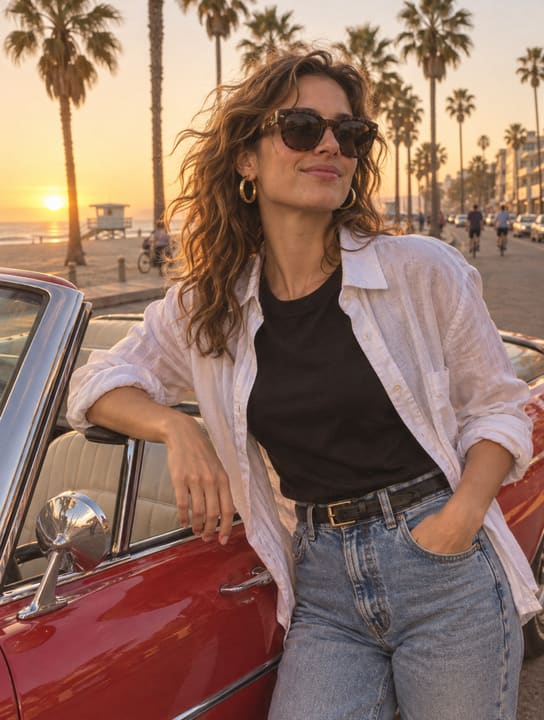
#> input picture app/samples/boulevard.jpg, 544 x 720 px; its folder holds only this picture in this run
$ python -i make_sample.py   (imports and definitions only)
#> lines starting #> are read from the running program, lines starting #| are printed output that depends on the picture
#> further down, picture is the input picture: PIL image 544x720 RGB; mean R, G, B 145.9, 114.4, 100.7
#!/usr/bin/env python3
"""Generate three original, richly detailed Vice Panels scenes."""
from math import cos, sin, pi
from pathlib import Path
from random import Random
import numpy as np
from PIL import Image, ImageDraw, ImageFilter

ROOT = Path(__file__).resolve().parents[1] / 'app' / 'samples'
W, H = 2400, 1800
rng = Random(26)

# [185 lines left out: functions noise_field, base_sky, draw_sun, skyline, palm, water and 4 more, not called in this run]

def finish_print(scene):
    """Apply a reproducible photographic print treatment."""
    from PIL import ImageChops, ImageEnhance
    global rng
    rng = Random(2606)
    arr=np.asarray(scene.convert('RGB'),dtype=np.float32)
    h,w=arr.shape[:2]; yy,xx=np.mgrid[0:h,0:w]
#> after `h, w = arr.shape[:2]`: h = 720; w = 544
    lum=arr[:,:,0]*.2126+arr[:,:,1]*.7152+arr[:,:,2]*.0722
    shadows=np.clip((150-lum)/150,0,1); highlights=np.clip((lum-95)/160,0,1)
#> after `shadows = np.clip((150 - lum) / 150, 0, 1)`:
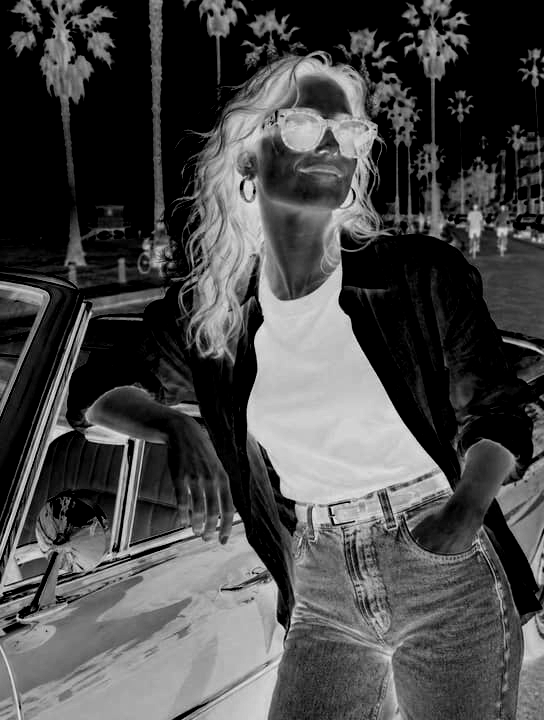
#> shadows: shape (720, 544) float32; min 0, max 0.956, mean 0.289
#> after `highlights = np.clip((lum - 95) / 160, 0, 1)`:
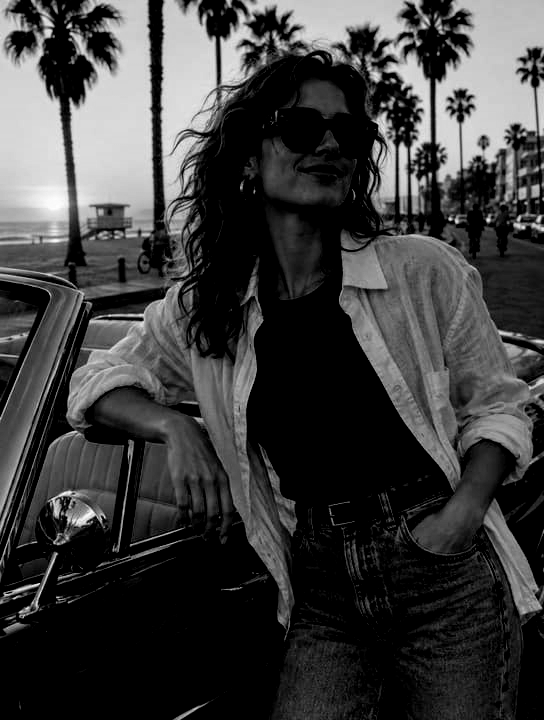
#> highlights: shape (720, 544) float32; min 0, max 0.998, mean 0.241
    arr[:,:,0]+=18*highlights-8*shadows
    arr[:,:,1]+=7*highlights+4*shadows
    arr[:,:,2]-=5*highlights-17*shadows
    noise=np.fromiter((rng.gauss(0,2.8) for _ in range(w*h)),dtype=np.float32).reshape(h,w)
    arr+=noise[:,:,None]
    image=Image.fromarray(np.uint8(np.clip(arr,0,255)),'RGB')
    image=ImageEnhance.Contrast(image).enhance(1.08)
    image=image.filter(ImageFilter.UnsharpMask(radius=1.7,percent=145,threshold=3))
    arr=np.asarray(image,dtype=np.float32)
    nx=(xx-w/2)/(w*.64);ny=(yy-h/2)/(h*.64)
    vignette=np.clip(1-.34*(nx*nx+ny*ny),.58,1)
    arr*=vignette[:,:,None]
    # One-pixel RGB displacement is masked to high-contrast edges.
    gray=np.asarray(image.convert('L'),dtype=np.float32)
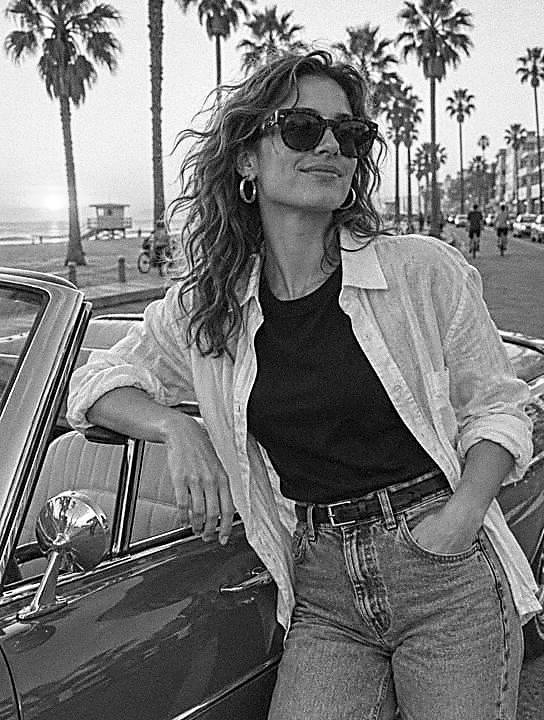
#> gray: shape (720, 544) float32; min 0, max 255, mean 123
    edge=np.asarray(Image.fromarray(np.uint8(gray)).filter(ImageFilter.FIND_EDGES),dtype=np.float32)/255
    strength=np.clip((edge-.10)*1.8,0,.72)[:,:,None]
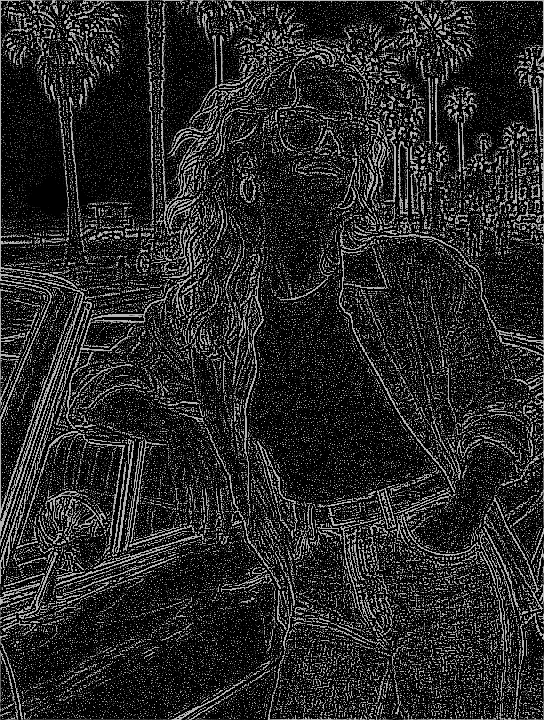
#> strength: shape (720, 544, 1) float32; min 0, max 0.72, mean 0.154
    red=np.asarray(image,dtype=np.float32)
    shifted_r=np.roll(red[:,:,0],1,axis=1);shifted_b=np.roll(red[:,:,2],-1,axis=1)
#> after `shifted_r = np.roll(red[:, :, 0], 1, axis=1)`:
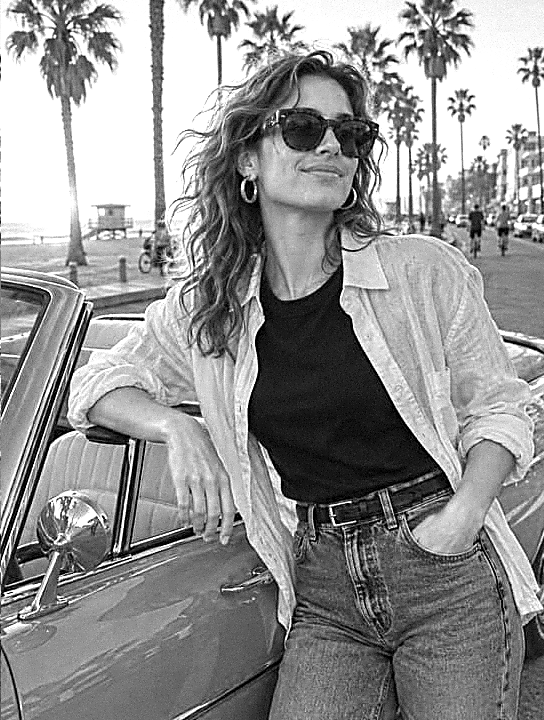
#> shifted_r: shape (720, 544) float32; min 0, max 255, mean 145.5
#> after `shifted_b = np.roll(red[:, :, 2], -1, axis=1)`:
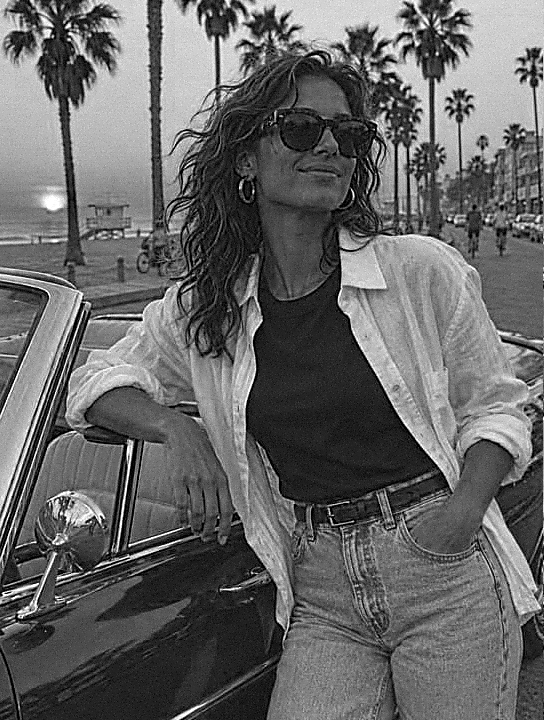
#> shifted_b: shape (720, 544) float32; min 0, max 255, mean 101.9
    arr[:,:,0]=arr[:,:,0]*(1-strength[:,:,0])+shifted_r*strength[:,:,0]
    arr[:,:,2]=arr[:,:,2]*(1-strength[:,:,0])+shifted_b*strength[:,:,0]
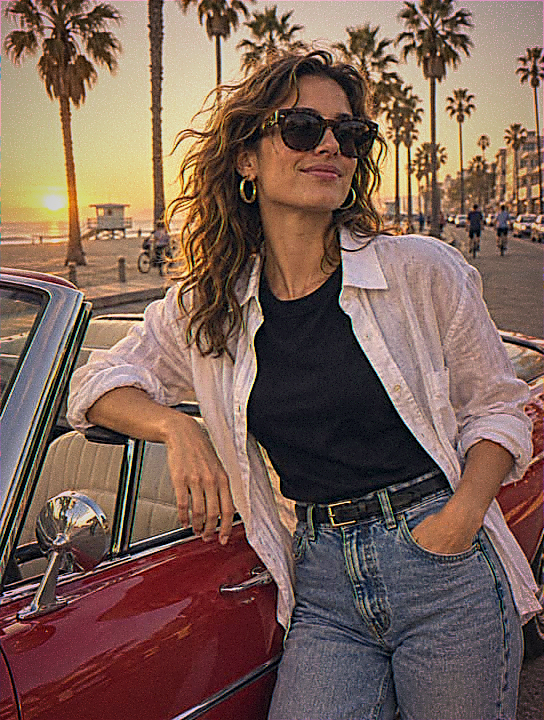
#> arr: shape (720, 544, 3) float32; mean R, G, B 124.7, 98.4, 86.9
    return Image.fromarray(np.uint8(np.clip(arr,0,255)),'RGB')

# [4 lines not run here, left out]

>>> from PIL import Image
>>> picture = Image.open('../app/samples/boulevard.jpg')
>>> result = finish_print(picture)

$ run again, on app/samples/coast.jpg
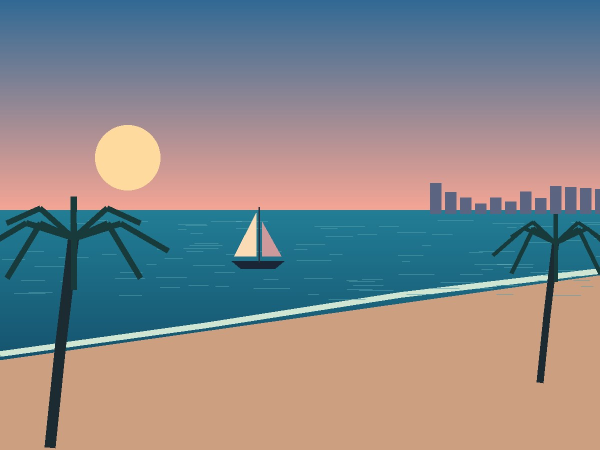
#> input picture app/samples/coast.jpg, 1200 x 900 px (shown at 1/2 size)
#> picture is the input picture: PIL image 1200x900 RGB; mean R, G, B 136.4, 135.9, 137.7
#> in finish_print, `shifted_r = np.roll(red[:, :, 0], 1, axis=1)`:
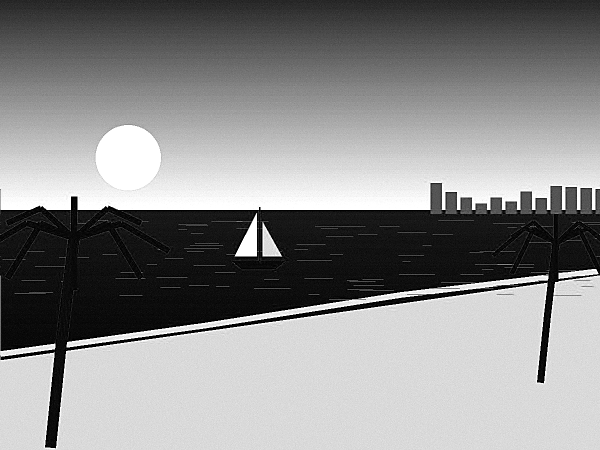
#> shifted_r: shape (900, 1200) float32 (shown at 1/2 size); min 0, max 255, mean 139.1
#> in finish_print, `shifted_b = np.roll(red[:, :, 2], -1, axis=1)`:
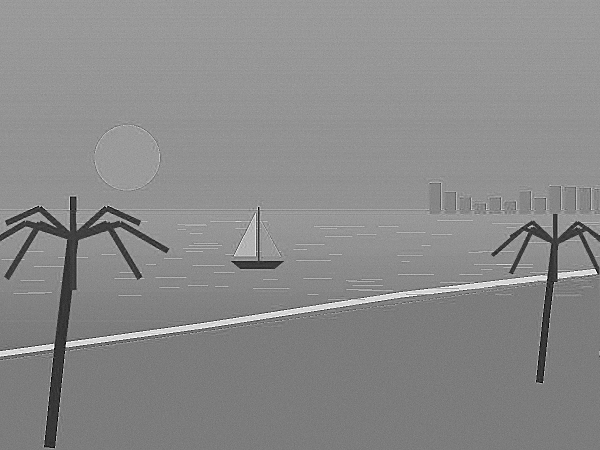
#> shifted_b: shape (900, 1200) float32 (shown at 1/2 size); min 0, max 255, mean 137.8

$ run again, on app/samples/motel.jpg
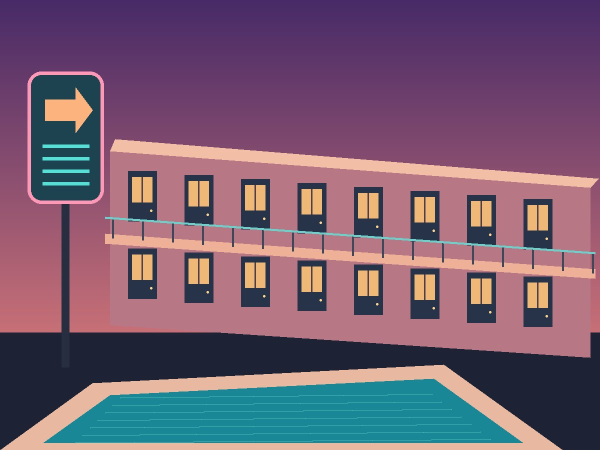
#> input picture app/samples/motel.jpg, 1200 x 900 px (shown at 1/2 size)
#> picture is the input picture: PIL image 1200x900 RGB; mean R, G, B 117.9, 92.2, 113
#> in finish_print, `shifted_b = np.roll(red[:, :, 2], -1, axis=1)`:
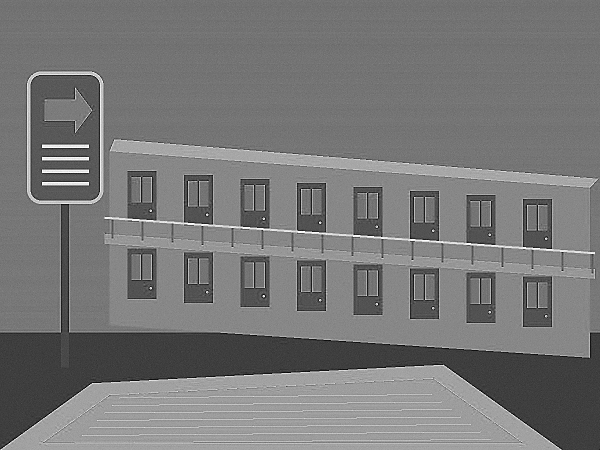
#> shifted_b: shape (900, 1200) float32 (shown at 1/2 size); min 0, max 255, mean 119
#> in finish_print, `arr[:,:,0]=arr[:,:,0]*(1-strength[:,:,0])+shifted_r*strength[:,:,0]`:
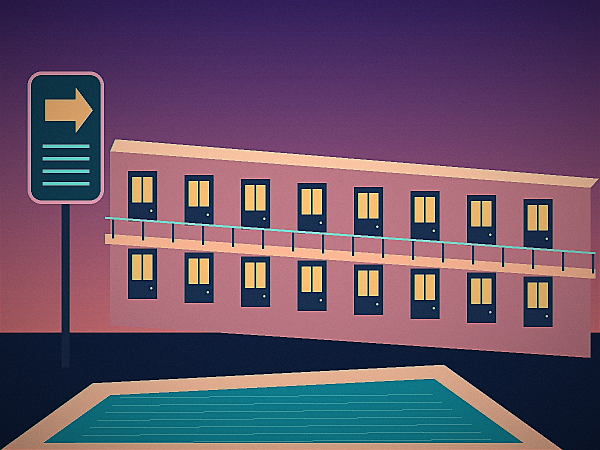
#> arr: shape (900, 1200, 3) float32 (shown at 1/2 size); mean R, G, B 102.4, 81.3, 102.8
